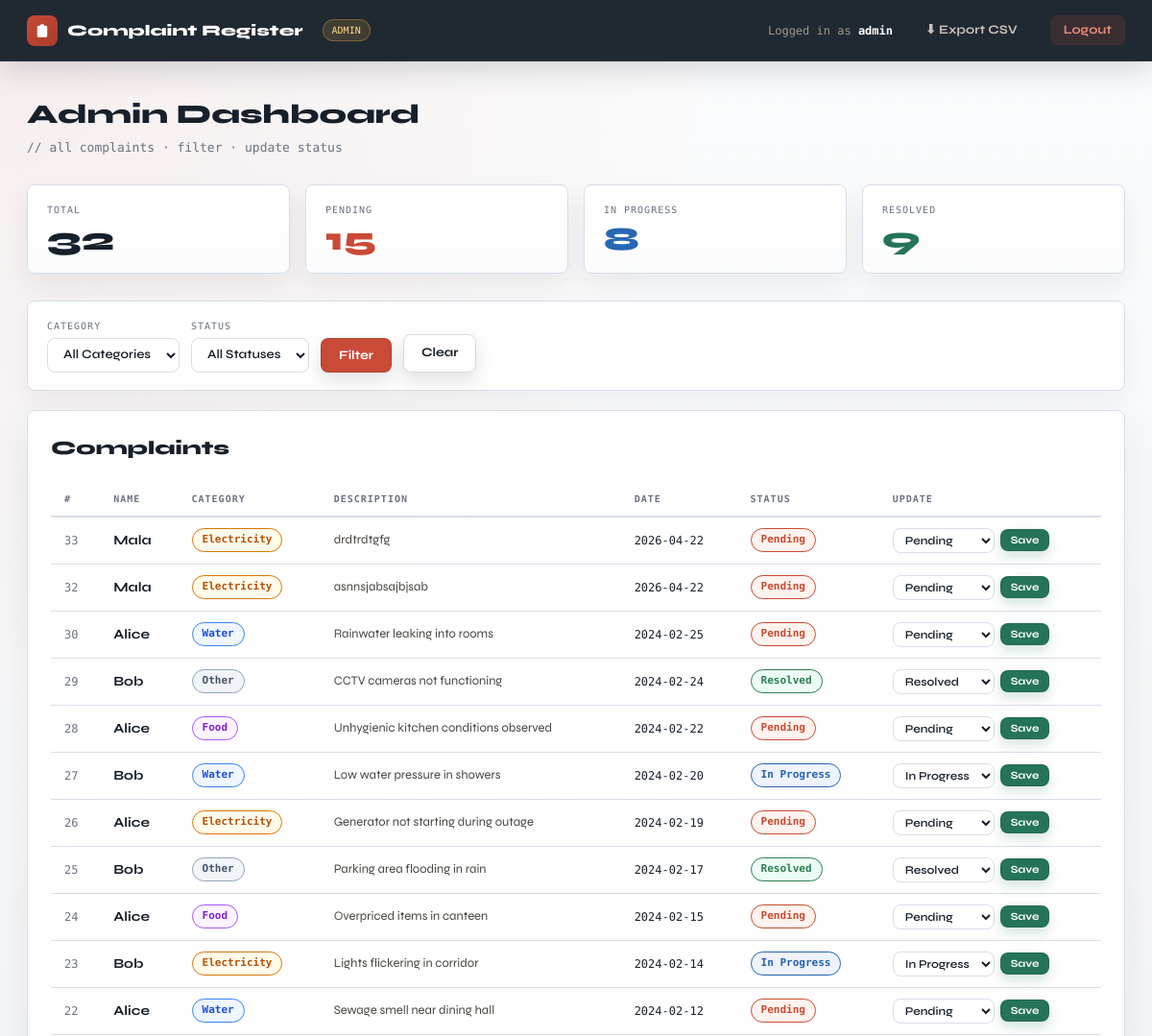
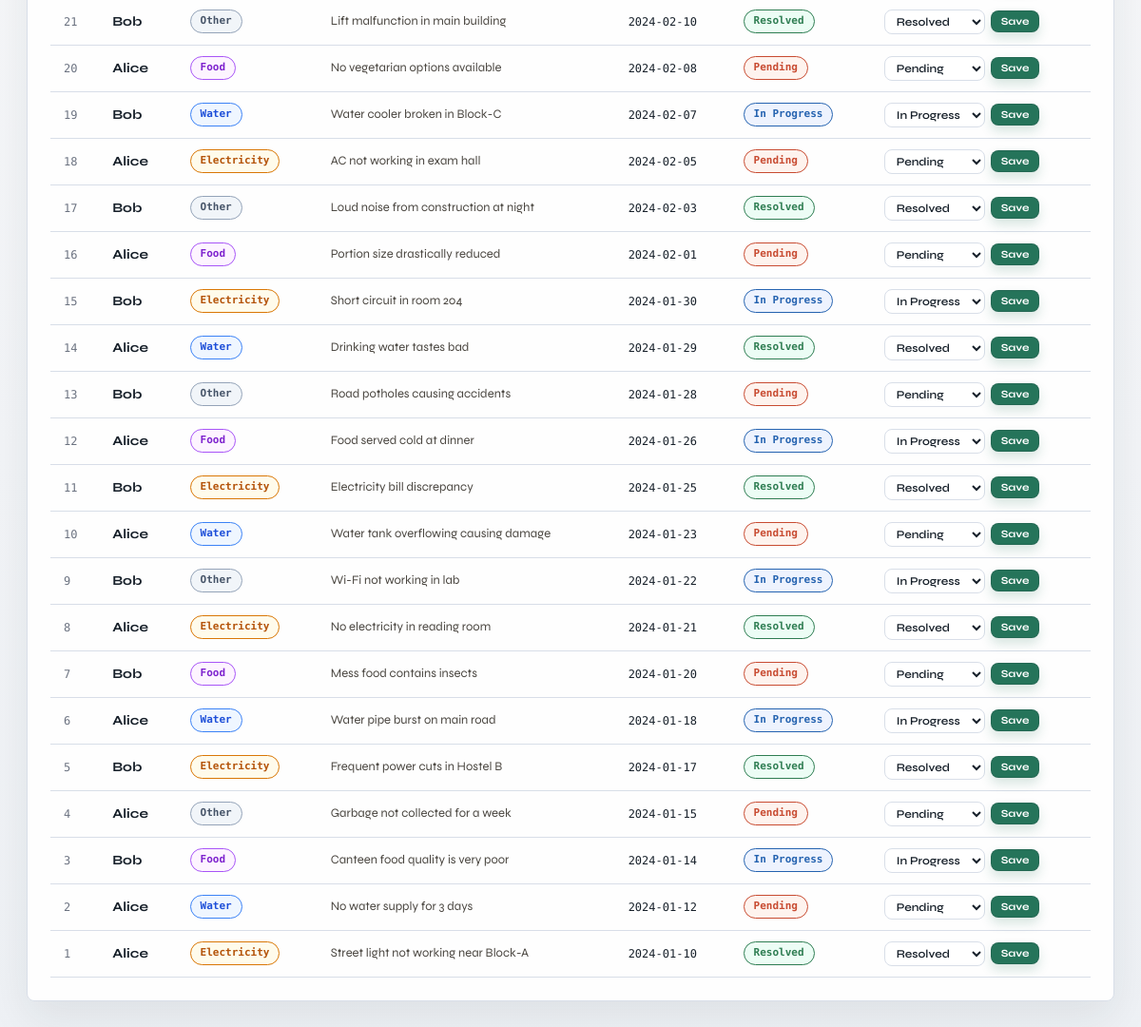
The app's page /dashboard (signed in) with its own data (2 pictures, top to bottom).
### tables this page shows
CREATE TABLE complaints (
                id          INTEGER PRIMARY KEY AUTOINCREMENT,
                user_id     INTEGER NOT NULL,
                name        TEXT    NOT NULL,
                category    TEXT    NOT NULL,
                description TEXT    NOT NULL,
                date        TEXT    NOT NULL,
                status      TEXT    NOT NULL DEFAULT 'Pending',
                FOREIGN KEY(user_id) REFERENCES users(id)
            );

### complaint_register/complaint_register/app.py (the view)
@app.route("/dashboard")
@login_required
def dashboard():
    with get_db() as conn:
        if session["role"] == "admin":
            admin = conn.execute("SELECT admin_category FROM users WHERE id=?", (session["user_id"],)).fetchone()
            admin_scope = admin["admin_category"] if admin else None
            cat = admin_scope or request.args.get("category", "")
            status = request.args.get("status", "")
            query = "SELECT * FROM complaints WHERE 1=1"
            params = []
            if cat:
                query += " AND category=?"
                params.append(cat)
            if status:
                query += " AND status=?"
                params.append(status)
            query += " ORDER BY id DESC"
            complaints = conn.execute(query, params).fetchall()
            stat_query = "SELECT COUNT(*) FROM complaints WHERE 1=1"
            stat_params = []
            if admin_scope:
                stat_query += " AND category=?"
                stat_params.append(admin_scope)
            total = conn.execute(stat_query, stat_params).fetchone()[0]
            pending = conn.execute(stat_query + " AND status='Pending'", stat_params).fetchone()[0]
            inprog = conn.execute(stat_query + " AND status='In Progress'", stat_params).fetchone()[0]
            resolved = conn.execute(stat_query + " AND status='Resolved'", stat_params).fetchone()[0]
            return render_template(
                "admin_dashboard.html",
                complaints=complaints,
                total=total,
                pending=pending,
                inprog=inprog,
                resolved=resolved,
                sel_cat=cat,
                sel_status=status,
                admin_scope=admin_scope,
                categories=CATEGORIES,
            )
        complaints = conn.execute(
            "SELECT * FROM complaints WHERE user_id=? ORDER BY id DESC",
            (session["user_id"],),
        ).fetchall()
        return render_template("user_dashboard.html", complaints=complaints)

### complaint_register/complaint_register/app.py (called while the page is built)
def get_db():
    conn = sqlite3.connect(DB)
    conn.row_factory = sqlite3.Row
    conn.execute("PRAGMA journal_mode=MEMORY")
    return conn

def login_required(f):
    @wraps(f)
    def decorated(*args, **kwargs):
        if "user_id" not in session:
            return redirect(url_for("login"))
        return f(*args, **kwargs)
    return decorated

### complaint_register/complaint_register/templates/admin_dashboard.html (shortened to what this page needs)
{% extends 'base.html' %}
{% block content %}
<div class="page-title">Admin Dashboard</div>
<div class="page-sub">
  {% if admin_scope %}
  // assigned issue: {{ admin_scope }} · update status
  {% else %}
  // all complaints · filter · update status
  {% endif %}
</div>
<div class="stats-row">
  <div class="stat-card total">
    <div class="label">Total</div>
    <div class="value">{{ total }}</div>
  </div>
  <div class="stat-card pend">
    <div class="label">Pending</div>
    <div class="value">{{ pending }}</div>
  </div>
  <div class="stat-card prog">
    <div class="label">In Progress</div>
    <div class="value">{{ inprog }}</div>
  </div>
  <div class="stat-card res">
    <div class="label">Resolved</div>
    <div class="value">{{ resolved }}</div>
  </div>
</div>
<form method="GET" action="{{ url_for('dashboard') }}">
  <div class="filters">
    <div class="filter-group">
      <label>Category</label>
      {% if admin_scope %}
      <select name="category" disabled>
        <option>{{ admin_scope }}</option>
      </select>
      {% else %}
      <select name="category">
        <option value="">All Categories</option>
      </select>
      {% endif %}
    </div>
    <div class="filter-group">
      <label>Status</label>
      <select name="status">
        <option value="">All Statuses</option>
      </select>
    </div>
    <button type="submit" class="btn btn-primary">Filter</button>
    <a href="{{ url_for('dashboard') }}" class="btn btn-ghost">Clear</a>
  </div>
</form>
<div class="card">
  <div class="section-header">
    <div>
      <h2>Complaints
      </h2>
    </div>
  </div>
  {% if complaints %}
  <div class="table-wrap">
    <table>
      <thead>
        <tr>
          <th>#</th>
          <th>Name</th>
          <th>Category</th>
          <th>Description</th>
          <th>Date</th>
          <th>Status</th>
          <th>Update</th>
        </tr>
      </thead>
      <tbody>
        {% for c in complaints %}
        <tr>
          <td style="font-family:'DM Mono',monospace;font-size:12px;color:var(--muted);">{{ c.id }}</td>
          <td style="font-weight:700;">{{ c.name }}</td>
          <td><span class="badge badge-{{ c.category }}">{{ c.category }}</span></td>
          <td class="desc-cell"><div class="desc-text" title="{{ c.description }}">{{ c.description }}</div></td>
          <td style="font-family:'DM Mono',monospace;font-size:12px;white-space:nowrap;">{{ c.date }}</td>
          <td>
            {% set parts = c.status.split(' ') %}
            <span class="badge badge-{{ c.status }}">{{ c.status }}</span>
          </td>
          <td>
            <form method="POST" action="{{ url_for('update_status', cid=c.id) }}" class="inline-form"
                  style="display:flex;gap:6px;align-items:center;">
              <select name="status" class="status-select">
                {% for s in ['Pending','In Progress','Resolved'] %}
                <option value="{{ s }}" {% if c.status==s %}selected{% endif %}>{{ s }}</option>
                {% endfor %}
              </select>
              <button type="submit" class="save-btn">Save</button>
            </form>
          </td>
        </tr>
        {% endfor %}
      </tbody>
    </table>
  </div>
  {% else %}
  <div class="empty">
    <div class="icon">📭</div>
    <p>No complaints match the selected filters.</p>
  </div>
  {% endif %}
</div>
{% endblock %}

### records on screen
complaints: id "33", name "Mala", category "Electricity", description "drdtrdtgfg", date "2026-04-22", status "Pending"
complaints: id "32", name "Mala", category "Electricity", description "asnnsjabsajbjsab", date "2026-04-22", status "Pending"
complaints: id "30", name "Alice", category "Water", description "Rainwater leaking into rooms", date "2024-02-25", status "Pending"
complaints: id "29", name "Bob", category "Other", description "CCTV cameras not functioning", date "2024-02-24", status "Resolved"
complaints: id "28", name "Alice", category "Food", description "Unhygienic kitchen conditions observed", date "2024-02-22", status "Pending"
complaints: id "27", name "Bob", category "Water", description "Low water pressure in showers", date "2024-02-20", status "In Progress"
complaints: id "26", name "Alice", category "Electricity", description "Generator not starting during outage", date "2024-02-19", status "Pending"
complaints: id "25", name "Bob", category "Other", description "Parking area flooding in rain", date "2024-02-17", status "Resolved"
complaints: id "24", name "Alice", category "Food", description "Overpriced items in canteen", date "2024-02-15", status "Pending"
complaints: id "23", name "Bob", category "Electricity", description "Lights flickering in corridor", date "2024-02-14", status "In Progress"
complaints: id "22", name "Alice", category "Water", description "Sewage smell near dining hall", date "2024-02-12", status "Pending"
complaints: id "21", name "Bob", category "Other", description "Lift malfunction in main building", date "2024-02-10", status "Resolved"
complaints: id "20", name "Alice", category "Food", description "No vegetarian options available", date "2024-02-08", status "Pending"
complaints: id "19", name "Bob", category "Water", description "Water cooler broken in Block-C", date "2024-02-07", status "In Progress"
complaints: id "18", name "Alice", category "Electricity", description "AC not working in exam hall", date "2024-02-05", status "Pending"
complaints: id "17", name "Bob", category "Other", description "Loud noise from construction at night", date "2024-02-03", status "Resolved"
complaints: id "16", name "Alice", category "Food", description "Portion size drastically reduced", date "2024-02-01", status "Pending"
complaints: id "15", name "Bob", category "Electricity", description "Short circuit in room 204", date "2024-01-30", status "In Progress"
complaints: id "14", name "Alice", category "Water", description "Drinking water tastes bad", date "2024-01-29", status "Resolved"
complaints: id "13", name "Bob", category "Other", description "Road potholes causing accidents", date "2024-01-28", status "Pending"
complaints: id "12", name "Alice", category "Food", description "Food served cold at dinner", date "2024-01-26", status "In Progress"
complaints: id "11", name "Bob", category "Electricity", description "Electricity bill discrepancy", date "2024-01-25", status "Resolved"
complaints: id "10", name "Alice", category "Water", description "Water tank overflowing causing damage", date "2024-01-23", status "Pending"
complaints: id "9", name "Bob", category "Other", description "Wi-Fi not working in lab", date "2024-01-22", status "In Progress"
complaints: id "8", name "Alice", category "Electricity", description "No electricity in reading room", date "2024-01-21", status "Resolved"
complaints: id "7", name "Bob", category "Food", description "Mess food contains insects", date "2024-01-20", status "Pending"
complaints: id "6", name "Alice", category "Water", description "Water pipe burst on main road", date "2024-01-18", status "In Progress"
complaints: id "5", name "Bob", category "Electricity", description "Frequent power cuts in Hostel B", date "2024-01-17", status "Resolved"
complaints: id "4", name "Alice", category "Other", description "Garbage not collected for a week", date "2024-01-15", status "Pending"
complaints: id "3", name "Bob", category "Food", description "Canteen food quality is very poor", date "2024-01-14", status "In Progress"
complaints: id "2", name "Alice", category "Water", description "No water supply for 3 days", date "2024-01-12", status "Pending"
complaints: id "1", name "Alice", category "Electricity", description "Street light not working near Block-A", date "2024-01-10", status "Resolved"

### other values on screen
{{ session.role | upper }} "ADMIN"
{{ session.username }} "admin"
{{ total }} "32"
{{ pending }} "15"
{{ inprog }} "8"
{{ resolved }} "9"
